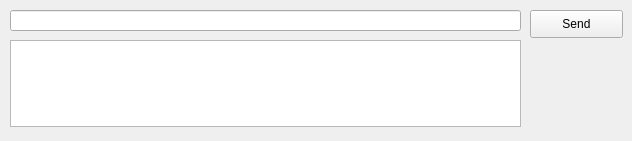
<?xml version="1.0" encoding="UTF-8"?>
<ui version="4.0">
 <class>MainWindow</class>
 <widget class="QMainWindow" name="MainWindow">
  <property name="geometry">
   <rect>
    <x>0</x>
    <y>0</y>
    <width>632</width>
    <height>141</height>
   </rect>
  </property>
  <property name="windowTitle">
   <string>MainWindow</string>
  </property>
  <widget class="QWidget" name="centralWidget">
   <widget class="QLineEdit" name="lineEdit">
    <property name="geometry">
     <rect>
      <x>10</x>
      <y>10</y>
      <width>511</width>
      <height>21</height>
     </rect>
    </property>
   </widget>
   <widget class="QPushButton" name="pushButton">
    <property name="geometry">
     <rect>
      <x>530</x>
      <y>10</y>
      <width>93</width>
      <height>28</height>
     </rect>
    </property>
    <property name="text">
     <string>Send</string>
    </property>
   </widget>
   <widget class="QTextEdit" name="textEdit">
    <property name="geometry">
     <rect>
      <x>10</x>
      <y>40</y>
      <width>511</width>
      <height>87</height>
     </rect>
    </property>
   </widget>
  </widget>
 </widget>
 <layoutdefault spacing="6" margin="11"/>
 <resources/>
 <connections/>
</ui>
